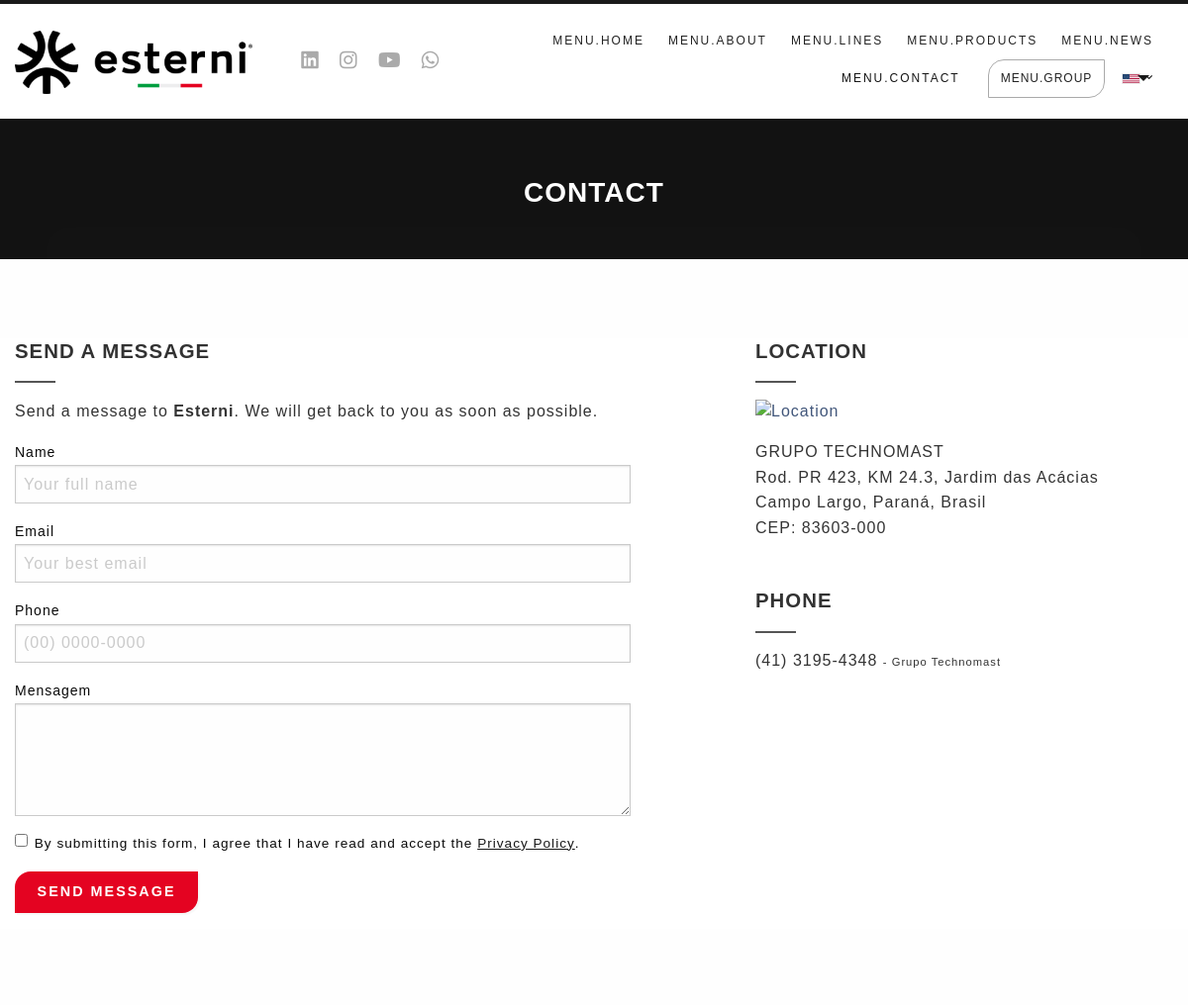
The app's page /en/contato/ (upper part), older data.
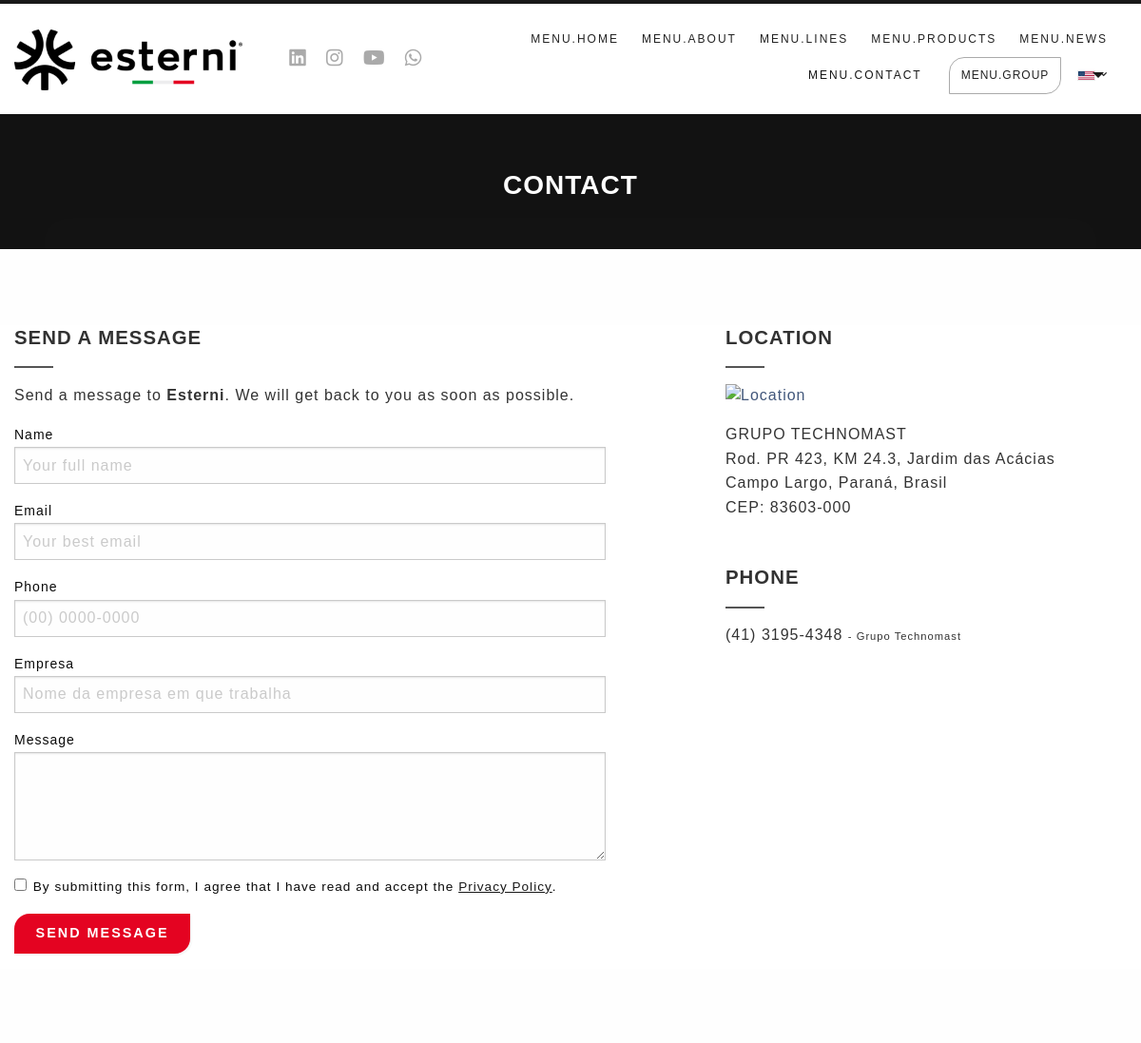
The same page, newer data.
### tables this page shows
CREATE TABLE contact_form_fields (
    id INT UNSIGNED AUTO_INCREMENT PRIMARY KEY,
    field_key VARCHAR(40) NOT NULL UNIQUE,
    field_type ENUM('text','email','tel','textarea') NOT NULL DEFAULT 'text',
    label VARCHAR(150) NOT NULL,
    placeholder VARCHAR(200) NULL,
    is_required TINYINT(1) NOT NULL DEFAULT 0,
    sort_order INT NOT NULL DEFAULT 0
);

CREATE TABLE contact_form_field_translations (
    id INT UNSIGNED AUTO_INCREMENT PRIMARY KEY,
    field_id INT UNSIGNED NOT NULL,
    language_code VARCHAR(5) NOT NULL,
    label VARCHAR(150) NULL,
    placeholder VARCHAR(200) NULL,
    UNIQUE KEY uniq_field_lang (field_id, language_code),
    FOREIGN KEY (field_id) REFERENCES contact_form_fields(id) ON DELETE CASCADE,
    FOREIGN KEY (language_code) REFERENCES languages(code) ON DELETE CASCADE
);

### includes/i18n.php (called while the page is built, shortened)
<?php
require_once __DIR__ . '/db.php';
require_once __DIR__ . '/functions.php';
function get_languages(): array
{
    static $languages = null;
    if ($languages === null) {
        $languages = db()->query('SELECT * FROM languages WHERE active = 1 ORDER BY sort_order')->fetchAll();
    }
    return $languages;
}
function default_language(): string
{
    static $default = null;
    if ($default === null) {
        $stmt = db()->query('SELECT code FROM languages WHERE is_default = 1 LIMIT 1');
        $default = $stmt->fetchColumn() ?: 'pt-BR';
    }
    return $default;
}
function current_language(): string
{
    static $current = null;
    if ($current !== null) {
        return $current;
    }
    $valid = array_column(get_languages(), 'code');
    $explicit = $_GET['lang'] ?? null;
    if ($explicit !== null) {
        $current = in_array($explicit, $valid, true) ? $explicit : default_language();
        return $current;
    }
    $current = default_language();
    return $current;
}
function t(string $key): string
{
    static $cache = [];
    $lang = current_language();
    if (isset($cache[$lang][$key])) {
        return $cache[$lang][$key];
    }
    $stmt = db()->prepare(
        'SELECT COALESCE(t.value, td.value, s.string_key) AS value
         FROM ui_strings s
         LEFT JOIN ui_string_translations t ON t.ui_string_id = s.id AND t.language_code = ? AND t.value IS NOT NULL AND t.value != \'\'
         LEFT JOIN ui_string_translations td ON td.ui_string_id = s.id AND td.language_code = ? AND td.value IS NOT NULL AND td.value != \'\'
         WHERE s.string_key = ?'
    );
    $stmt->execute([$lang, default_language(), $key]);
    $value = $stmt->fetchColumn();
    if ($value === false) {
        $value = $key;
    }
    $cache[$lang][$key] = $value;
    return $value;
}

### includes/db.php (called while the page is built, shortened)
<?php
function db(): PDO
{
    static $pdo = null;
    if ($pdo === null) {
        $dsn = 'mysql:host=' . DB_HOST . ';dbname=' . DB_NAME . ';charset=' . DB_CHARSET;
        $pdo = new PDO($dsn, DB_USER, DB_PASS, [
            PDO::ATTR_ERRMODE => PDO::ERRMODE_EXCEPTION,
            PDO::ATTR_DEFAULT_FETCH_MODE => PDO::FETCH_ASSOC,
            PDO::ATTR_EMULATE_PREPARES => false,
        ]);
    }
    return $pdo;
}

### includes/functions.php (called while the page is built, shortened)
<?php
function e(?string $value): string
{
    return htmlspecialchars($value ?? '', ENT_QUOTES, 'UTF-8');
}

### contato/index.php (the view, shortened to what the changed rows need)
<?php
require_once __DIR__ . '/../includes/db.php';
require_once __DIR__ . '/../includes/functions.php';
require_once __DIR__ . '/../includes/i18n.php';
$lang = current_language();
$pageTitle = t('contato.page_title') . ' — Esterni Design e Mobiliário Urbano';
$pageDescription = t('contato.form_intro');
require __DIR__ . '/../includes/header-public.php';
$fields = db()->query('SELECT * FROM contact_form_fields ORDER BY sort_order, id')->fetchAll();
$fieldTranslations = [];
foreach (db()->query('SELECT * FROM contact_form_field_translations WHERE language_code = ' . db()->quote($lang))->fetchAll() as $row) {
    $fieldTranslations[$row['field_id']] = $row;
}
?>
<div class="color-box padding white">
<div class="grid-container">
<div class="grid-x grid-padding-x align-center">
<div class="medium-12 large-12 cell text-center">
<h1 class="block-title side-lines bottom-line larger-text"><?= e(t('contato.page_title')) ?></h1>
</div>
</div>
</div>
</div>
<div class="block">
<div class="grid-container feats" style="position: relative;">
<div class="grid-x grid-padding-x align-top align-center">
<div class="large-7 medium-auto small-12 cell justify small-center">
<div class="left-column">
<form method="post" class="contact-form">
<?php foreach ($fields as $field): ?>
<?php
$tr = $fieldTranslations[$field['id']] ?? null;
$label = ($tr['label'] ?? '') !== '' ? $tr['label'] : $field['label'];
$placeholder = ($tr['placeholder'] ?? '') !== '' ? $tr['placeholder'] : $field['placeholder'];
$required = (bool) $field['is_required'];
?>
<div class="ff-el-group">
<div class="ff-el-input--label<?= $required ? ' ff-el-is-required asterisk-right' : '' ?>">
<label for="field-<?= e($field['field_key']) ?>"><?= e($label) ?></label>
</div>
<div class="ff-el-input--content">
<?php if ($field['field_type'] === 'textarea'): ?>
<textarea name="<?= e($field['field_key']) ?>" id="field-<?= e($field['field_key']) ?>" class="ff-el-form-control" rows="4" placeholder="<?= e($placeholder) ?>" <?= $required ? 'required' : '' ?>></textarea>
<?php else: ?>
<input type="<?= e($field['field_type']) ?>" name="<?= e($field['field_key']) ?>" id="field-<?= e($field['field_key']) ?>" class="ff-el-form-control" placeholder="<?= e($placeholder) ?>" <?= $required ? 'required' : '' ?>>
<?php endif; ?>
</div>
</div>
<?php endforeach; ?>
</form>
</div>
</div>
</div>
</div>
</div>
<?php require __DIR__ . '/../includes/footer-public.php'; ?>

Row changes from the older to the newer data that the page shows:
changed contact_form_fields: label "Mensagem" → "Empresa"; company (not shown) → "Nome da empresa em que trabalha"
added contact_form_fields: id.label "Message"
